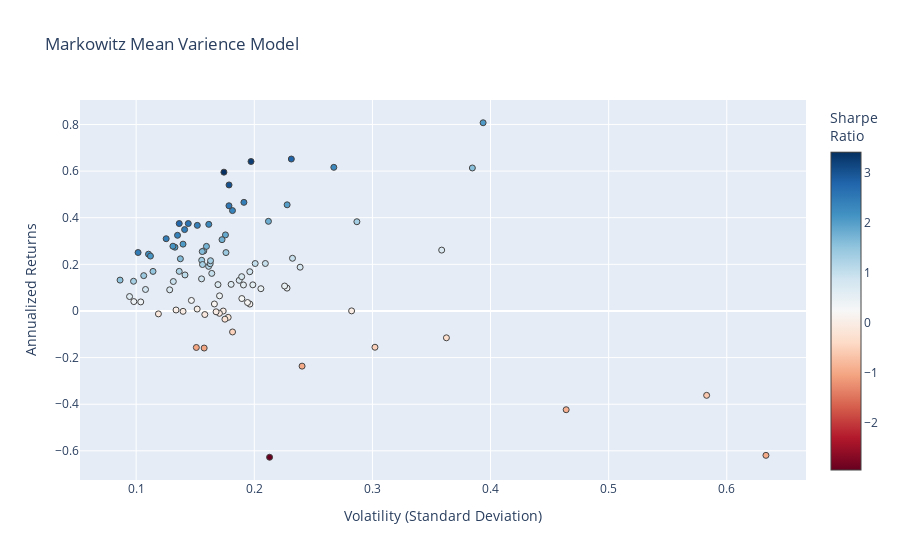

Notebook source saved alongside this figure:
### Code cell
hover_texts = [
    f"{ticker} <br>Volatility: {vol:.2f} <br>Returns: {ret:.2%} <br>Sharpe Ratio: {sr:.2f}"
    for ticker, vol, ret, sr in zip(names, volatility, annualized_returns, sharpe_ratios)
]

fig = go.Figure(data=go.Scatter(
    x=volatility, 
    y=annualized_returns, 
    mode='markers',
    hoverinfo='text',
    hovertext=hover_texts,
    marker=dict(color=sharpe_ratios, colorscale = 'RdBu', size=6, line=dict(width=1), colorbar=dict(title="Sharpe<br>Ratio")
    )
))

fig.update_layout(
    title='Markowitz Mean Varience Model',
    xaxis_title='Volatility (Standard Deviation)',
    yaxis_title='Annualized Returns',
)

fig.show()

### Figure 1 — Plotly figure (JSON) as saved in the notebook; plotly's stock layout.template omitted (floating-point values rounded to 4 significant figures)
{"data": [{"hoverinfo": "text", "hovertext": ["RDY_Close <br>Volatility: 0.30 <br>Returns: -15.56% <br>Sharpe Ratio: -0.52", "SYY_Close <br>Volatility: 0.16 <br>Returns: 19.12% <br>Sharpe Ratio: 1.19", "RMD_Close <br>Volatility: 0.20 <br>Returns: 20.34% <br>Sharpe Ratio: 1.01", "GE_Close <br>Volatility: 0.21 <br>Returns: -62.75% <br>Sharpe Ratio: -2.95", "XOM_Close <br>Volatility: 0.10 <br>Returns: 3.88% <br>Sharpe Ratio: 0.37", "BAC_Close <br>Volatility: 0.21 <br>Returns: 20.36% <br>Sharpe Ratio: 0.97", "SAP_Close <br>Volatility: 0.14 <br>Returns: 22.38% <br>Sharpe Ratio: 1.63", "F_Close <br>Volatility: 0.17 <br>Returns: 3.00% <br>Sharpe Ratio: 0.18", "ISRG_Close <br>Volatility: 0.19 <br>Returns: 46.59% <br>Sharpe Ratio: 2.44", "ETN_Close <br>Volatility: 0.16 <br>Returns: 13.76% <br>Sharpe Ratio: 0.89", "PG_Close <br>Volatility: 0.10 <br>Returns: 4.02% <br>Sharpe Ratio: 0.41", "EMR_Close <br>Volatility: 0.16 <br>Returns: 20.27% <br>Sharpe Ratio: 1.25", "UA_Close <br>Volatility: 0.46 <br>Returns: -42.37% <br>Sharpe Ratio: -0.91", "K_Close <br>Volatility: 0.18 <br>Returns: -9.01% <br>Sharpe Ratio: -0.50", "PM_Close <br>Volatility: 0.14 <br>Returns: -0.16% <br>Sharpe Ratio: -0.01", "WMT_Close <br>Volatility: 0.18 <br>Returns: 43.06% <br>Sharpe Ratio: 2.37", "TMO_Close <br>Volatility: 0.16 <br>Returns: 21.55% <br>Sharpe Ratio: 1.32", "GIS_Close <br>Volatility: 0.17 <br>Returns: -0.03% <br>Sharpe Ratio: -0.00", "AAPL_Close <br>Volatility: 0.18 <br>Returns: 25.04% <br>Sharpe Ratio: 1.42", "CAT_Close <br>Volatility: 0.20 <br>Returns: 64.11% <br>Sharpe Ratio: 3.25", "INTC_Close <br>Volatility: 0.18 <br>Returns: 32.63% <br>Sharpe Ratio: 1.86", "ABBV_Close <br>Volatility: 0.18 <br>Returns: 54.05% <br>Sharpe Ratio: 3.03", "MA_Close <br>Volatility: 0.14 <br>Returns: 37.50% <br>Sharpe Ratio: 2.60", "GILD_Close <br>Volatility: 0.19 <br>Returns: 5.32% <br>Sharpe Ratio: 0.28", "VZ_Close <br>Volatility: 0.17 <br>Returns: 11.30% <br>Sharpe Ratio: 0.67", "AMD_Close <br>Volatility: 0.58 <br>Returns: -36.20% <br>Sharpe Ratio: -0.62", "AEP_Close <br>Volatility: 0.11 <br>Returns: 15.15% <br>Sharpe Ratio: 1.42", "MSFT_Close <br>Volatility: 0.15 <br>Returns: 36.72% <br>Sharpe Ratio: 2.42", "MO_Close <br>Volatility: 0.18 <br>Returns: -2.75% <br>Sharpe Ratio: -0.15", "SO_Close <br>Volatility: 0.12 <br>Returns: -1.26% <br>Sharpe Ratio: -0.11", "MCD_Close <br>Volatility: 0.14 <br>Returns: 37.50% <br>Sharpe Ratio: 2.75", "V_Close <br>Volatility: 0.13 <br>Returns: 30.98% <br>Sharpe Ratio: 2.47", "UNH_Close <br>Volatility: 0.14 <br>Returns: 34.90% <br>Sharpe Ratio: 2.48", "PFE_Close <br>Volatility: 0.11 <br>Returns: 9.22% <br>Sharpe Ratio: 0.85", "SNAP_Close <br>Volatility: 0.63 <br>Returns: -61.94% <br>Sharpe Ratio: -0.98", "KR_Close <br>Volatility: 0.36 <br>Returns: -11.51% <br>Sharpe Ratio: -0.32", "ORCL_Close <br>Volatility: 0.19 <br>Returns: 13.13% <br>Sharpe Ratio: 0.70", "MDT_Close <br>Volatility: 0.15 <br>Returns: 0.82% <br>Sharpe Ratio: 0.05", "SYK_Close <br>Volatility: 0.16 <br>Returns: 21.73% <br>Sharpe Ratio: 1.40", "ABT_Close <br>Volatility: 0.14 <br>Returns: 28.67% <br>Sharpe Ratio: 2.05", "KO_Close <br>Volatility: 0.09 <br>Returns: 13.24% <br>Sharpe Ratio: 1.53", "VRTX_Close <br>Volatility: 0.38 <br>Returns: 61.33% <br>Sharpe Ratio: 1.59", "TSLA_Close <br>Volatility: 0.36 <br>Returns: 26.10% <br>Sharpe Ratio: 0.73", "PEP_Close <br>Volatility: 0.10 <br>Returns: 12.73% <br>Sharpe Ratio: 1.30", "BIIB_Close <br>Volatility: 0.23 <br>Returns: 9.80% <br>Sharpe Ratio: 0.43", "NKE_Close <br>Volatility: 0.23 <br>Returns: 10.70% <br>Sharpe Ratio: 0.47", "BSX_Close <br>Volatility: 0.17 <br>Returns: -1.01% <br>Sharpe Ratio: -0.06", "BA_Close <br>Volatility: 0.17 <br>Returns: 59.54% <br>Sharpe Ratio: 3.42", "GOOGL_Close <br>Volatility: 0.16 <br>Returns: 25.77% <br>Sharpe Ratio: 1.64", "RTX_Close <br>Volatility: 0.14 <br>Returns: 16.98% <br>Sharpe Ratio: 1.24", "COST_Close <br>Volatility: 0.20 <br>Returns: 11.21% <br>Sharpe Ratio: 0.56", "LMT_Close <br>Volatility: 0.11 <br>Returns: 24.36% <br>Sharpe Ratio: 2.21", "NEE_Close <br>Volatility: 0.11 <br>Returns: 23.55% <br>Sharpe Ratio: 2.10", "TXN_Close <br>Volatility: 0.16 <br>Returns: 37.14% <br>Sharpe Ratio: 2.30", "CRM_Close <br>Volatility: 0.16 <br>Returns: 25.48% <br>Sharpe Ratio: 1.63", "DIS_Close <br>Volatility: 0.16 <br>Returns: -1.54% <br>Sharpe Ratio: -0.10", "HON_Close <br>Volatility: 0.10 <br>Returns: 25.07% <br>Sharpe Ratio: 2.47", "PYPL_Close <br>Volatility: 0.23 <br>Returns: 65.17% <br>Sharpe Ratio: 2.82", "JPM_Close <br>Volatility: 0.16 <br>Returns: 19.92% <br>Sharpe Ratio: 1.28", "NFLX_Close <br>Volatility: 0.29 <br>Returns: 38.28% <br>Sharpe Ratio: 1.33", "CVX_Close <br>Volatility: 0.14 <br>Returns: 15.44% <br>Sharpe Ratio: 1.09", "EXC_Close <br>Volatility: 0.13 <br>Returns: 12.63% <br>Sharpe Ratio: 0.96", "MS_Close <br>Volatility: 0.20 <br>Returns: 16.83% <br>Sharpe Ratio: 0.86", "NVDA_Close <br>Volatility: 0.39 <br>Returns: 80.73% <br>Sharpe Ratio: 2.05", "JNJ_Close <br>Volatility: 0.11 <br>Returns: 16.97% <br>Sharpe Ratio: 1.49", "REGN_Close <br>Volatility: 0.28 <br>Returns: 0.03% <br>Sharpe Ratio: 0.00", "BTI_Close <br>Volatility: 0.19 <br>Returns: 11.15% <br>Sharpe Ratio: 0.58", "AMGN_Close <br>Volatility: 0.17 <br>Returns: -0.36% <br>Sharpe Ratio: -0.02", "META_Close <br>Volatility: 0.17 <br>Returns: 30.58% <br>Sharpe Ratio: 1.77", "GOOG_Close <br>Volatility: 0.16 <br>Returns: 27.71% <br>Sharpe Ratio: 1.74", "EW_Close <br>Volatility: 0.23 <br>Returns: 22.60% <br>Sharpe Ratio: 0.97", "SRE_Close <br>Volatility: 0.13 <br>Returns: 0.42% <br>Sharpe Ratio: 0.03", "LLY_Close <br>Volatility: 0.15 <br>Returns: 4.51% <br>Sharpe Ratio: 0.31", "AMZN_Close <br>Volatility: 0.21 <br>Returns: 38.44% <br>Sharpe Ratio: 1.81", "IBM_Close <br>Volatility: 0.16 <br>Returns: -15.90% <br>Sharpe Ratio: -1.01", "MRK_Close <br>Volatility: 0.15 <br>Returns: -15.66% <br>Sharpe Ratio: -1.04", "BABA_Close <br>Volatility: 0.27 <br>Returns: 61.61% <br>Sharpe Ratio: 2.30", "CMCSA_Close <br>Volatility: 0.21 <br>Returns: 9.55% <br>Sharpe Ratio: 0.46", "DUK_Close <br>Volatility: 0.09 <br>Returns: 6.18% <br>Sharpe Ratio: 0.66", "HD_Close <br>Volatility: 0.14 <br>Returns: 32.45% <br>Sharpe Ratio: 2.40", "ACN_Close <br>Volatility: 0.13 <br>Returns: 27.35% <br>Sharpe Ratio: 2.06", "MMM_Close <br>Volatility: 0.13 <br>Returns: 27.77% <br>Sharpe Ratio: 2.12", "DHR_Close <br>Volatility: 0.13 <br>Returns: 9.07% <br>Sharpe Ratio: 0.71", "CPB_Close <br>Volatility: 0.24 <br>Returns: -23.67% <br>Sharpe Ratio: -0.98", "BMY_Close <br>Volatility: 0.18 <br>Returns: 11.41% <br>Sharpe Ratio: 0.63", "DE_Close <br>Volatility: 0.18 <br>Returns: 45.12% <br>Sharpe Ratio: 2.53", "QCOM_Close <br>Volatility: 0.24 <br>Returns: 18.78% <br>Sharpe Ratio: 0.79", "GS_Close <br>Volatility: 0.20 <br>Returns: 2.94% <br>Sharpe Ratio: 0.15", "GM_Close <br>Volatility: 0.19 <br>Returns: 14.71% <br>Sharpe Ratio: 0.78", "ZBH_Close <br>Volatility: 0.19 <br>Returns: 3.62% <br>Sharpe Ratio: 0.19", "ADBE_Close <br>Volatility: 0.23 <br>Returns: 45.54% <br>Sharpe Ratio: 2.00", "CSCO_Close <br>Volatility: 0.16 <br>Returns: 16.11% <br>Sharpe Ratio: 0.98", "T_Close <br>Volatility: 0.18 <br>Returns: -3.53% <br>Sharpe Ratio: -0.20", "WFC_Close <br>Volatility: 0.17 <br>Returns: 6.48% <br>Sharpe Ratio: 0.38"], "marker": {"color": [-0.515, 1.185, 1.013, -2.947, 0.3735, 0.9725, 1.628, 0.1803, 2.436, 0.8859, 0.4103, 1.246, -0.913, -0.496, -0.01179, 2.372, 1.323, -0.001732, 1.423, 3.25, 1.858, 3.026, 2.602, 0.2808, 0.6676, -0.621, 1.424, 2.419, -0.1544, -0.1059, 2.748, 2.471, 2.475, 0.8542, -0.9782, -0.3175, 0.7015, 0.0541, 1.398, 2.053, 1.533, 1.595, 0.7279, 1.302, 0.4303, 0.4739, -0.05938, 3.416, 1.638, 1.244, 0.5638, 2.206, 2.101, 2.3, 1.634, -0.09731, 2.467, 2.817, 1.276, 1.334, 1.093, 0.9605, 0.8579, 2.051, 1.485, 0.001131, 0.5845, -0.02118, 1.771, 1.737, 0.9728, 0.03112, 0.3075, 1.813, -1.009, -1.038, 2.305, 0.4645, 0.655, 2.404, 2.059, 2.118, 0.7062, -0.9843, 0.6326, 2.527, 0.7863, 0.15, 0.7768, 0.1862, 1.999, 0.9824, -0.2013, 0.3801], "colorbar": {"title": {"text": "Sharpe<br>Ratio"}}, "colorscale": [[0, "rgb(103,0,31)"], [0.1, "rgb(178,24,43)"], [0.2, "rgb(214,96,77)"], [0.3, "rgb(244,165,130)"], [0.4, "rgb(253,219,199)"], [0.5, "rgb(247,247,247)"], [0.6, "rgb(209,229,240)"], [0.7, "rgb(146,197,222)"], [0.8, "rgb(67,147,195)"], [0.9, "rgb(33,102,172)"], [1, "rgb(5,48,97)"]], "line": {"width": 1}, "size": 6}, "mode": "markers", "type": "scatter", "x": [0.3022, 0.1614, 0.2008, 0.213, 0.1039, 0.2094, 0.1374, 0.1662, 0.1912, 0.1554, 0.09803, 0.1627, 0.464, 0.1816, 0.1397, 0.1815, 0.163, 0.1737, 0.176, 0.1972, 0.1756, 0.1786, 0.1441, 0.1895, 0.1693, 0.5829, 0.1064, 0.1518, 0.1779, 0.1188, 0.1365, 0.1254, 0.141, 0.1079, 0.6332, 0.3627, 0.1872, 0.1517, 0.1555, 0.1397, 0.08636, 0.3846, 0.3586, 0.09778, 0.2277, 0.2257, 0.1705, 0.1743, 0.1573, 0.1365, 0.1988, 0.1104, 0.1121, 0.1615, 0.1559, 0.1581, 0.1016, 0.2314, 0.1562, 0.2869, 0.1413, 0.1315, 0.1962, 0.3937, 0.1143, 0.2824, 0.1908, 0.1677, 0.1727, 0.1595, 0.2323, 0.1338, 0.1468, 0.212, 0.1576, 0.1509, 0.2673, 0.2056, 0.09441, 0.135, 0.1328, 0.1311, 0.1284, 0.2404, 0.1804, 0.1786, 0.2388, 0.1963, 0.1893, 0.1943, 0.2278, 0.164, 0.1751, 0.1706], "y": [-0.1556, 0.1912, 0.2034, -0.6275, 0.0388, 0.2036, 0.2238, 0.02996, 0.4659, 0.1376, 0.04023, 0.2027, -0.4237, -0.09007, -0.001648, 0.4306, 0.2155, -0.0003009, 0.2504, 0.6411, 0.3263, 0.5405, 0.375, 0.05321, 0.113, -0.362, 0.1515, 0.3672, -0.02746, -0.01259, 0.375, 0.3098, 0.349, 0.09217, -0.6194, -0.1151, 0.1313, 0.008205, 0.2173, 0.2867, 0.1324, 0.6133, 0.261, 0.1273, 0.09799, 0.107, -0.01012, 0.5954, 0.2577, 0.1698, 0.1121, 0.2436, 0.2355, 0.3714, 0.2548, -0.01539, 0.2507, 0.6517, 0.1992, 0.3828, 0.1544, 0.1263, 0.1683, 0.8073, 0.1697, 0.0003193, 0.1115, -0.003551, 0.3058, 0.2771, 0.226, 0.004162, 0.04513, 0.3844, -0.159, -0.1566, 0.6161, 0.09549, 0.06184, 0.3245, 0.2735, 0.2777, 0.09067, -0.2367, 0.1141, 0.4512, 0.1878, 0.02945, 0.1471, 0.03617, 0.4554, 0.1611, -0.03526, 0.06484]}], "layout": {"title": {"text": "Markowitz Mean Varience Model"}, "xaxis": {"title": {"text": "Volatility (Standard Deviation)"}}, "yaxis": {"title": {"text": "Annualized Returns"}}}}
